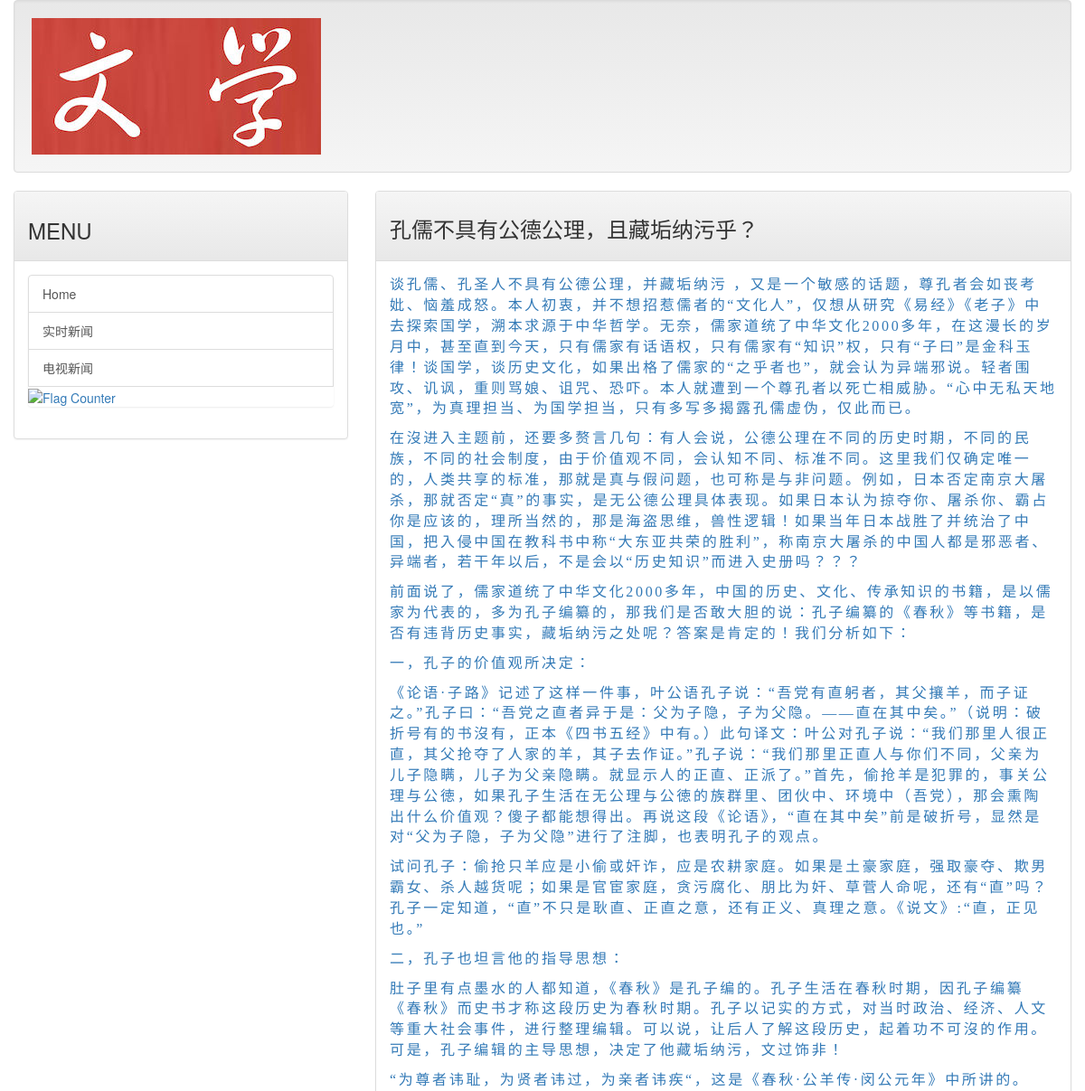
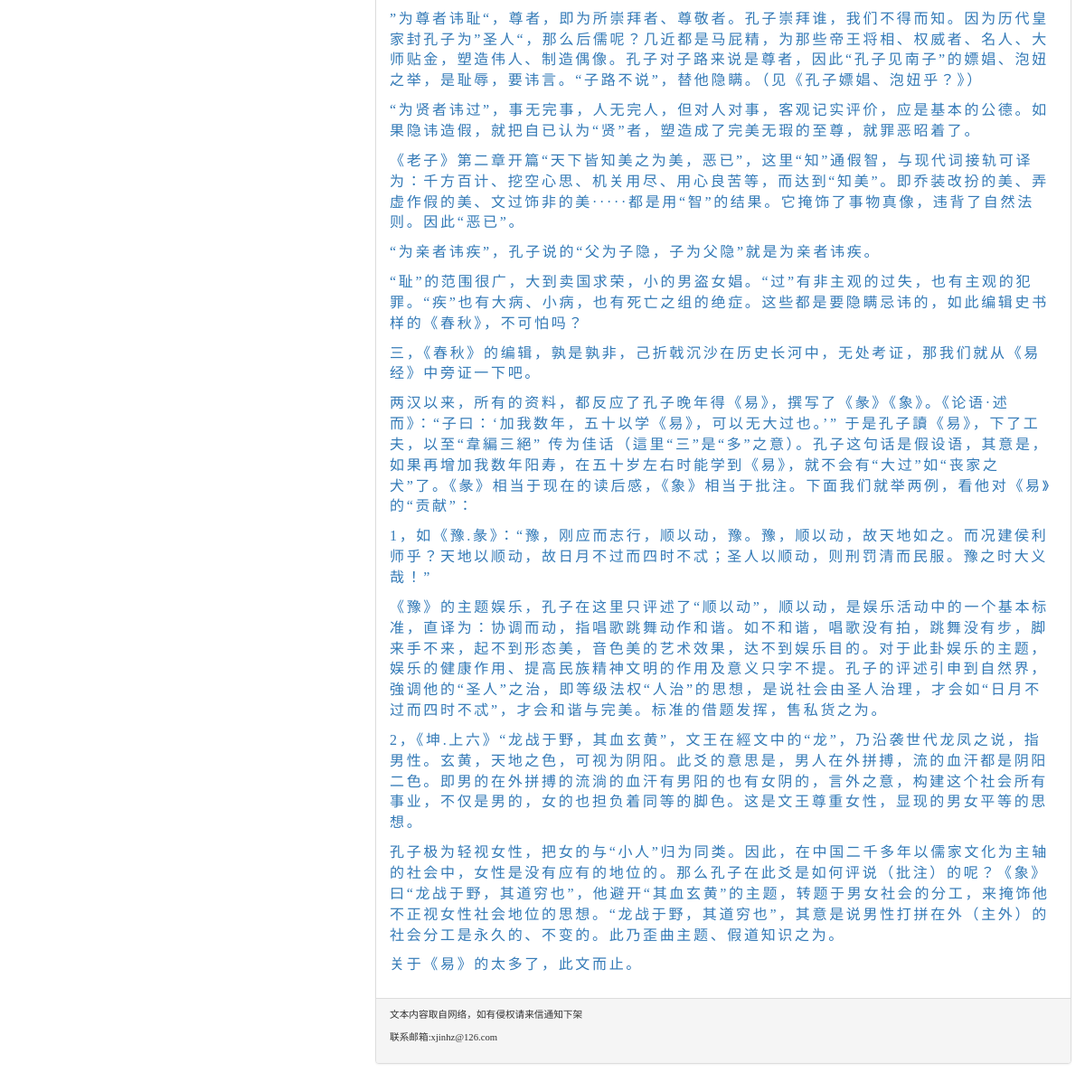
The page /post/philosophy on the database its author committed (2 pictures, top to bottom).
### mainsite/models.py (models this page shows, shortened)
class Post(models.Model):
    title = models.CharField(max_length=200)
    slug = models.CharField(max_length=200)
    body = models.TextField()
    pub_date = models.DateField(default=timezone.now())
    class Meta:
        ordering = ('-pub_date',)

### mainsite/views.py (the view)
# urls.py: url(r'^post/(\w+)$', showpost),
def showpost(request, slug):
    template = get_template('post.html')
    try:
        post = Post.objects.get(slug=slug)
        if post != None:
            html = template.render(locals())
            return HttpResponse(html)
    except:
        return redirect('/')

### templates/post.html (shortened to what this page needs)
{% extends 'base.html' %}
{% load markdown_deux_tags %}
{% block headmessage %}
    <h3 style="font-family: 微软雅黑;">{{ post.title }}</h3>
{% endblock %}
{% block content %}
    <a style="font-family: 微软雅黑;font-size: 12pt;letter-spacing: 2pt;">
        {{ post.body | markdown }}</a>
{% endblock %}

### rows shown on the page
Post: title "孔儒不具有公德公理，且藏垢纳污乎？", body "谈孔儒、孔圣人不具有公德公理，并藏垢纳污 ，又是一个敏感的话题，尊孔者会如丧考妣、恼羞成怒。本人初衷，并不想招惹儒者的“文化人”，仅想从研究《易经》《老子》中去探索国学，溯本求源于中华哲学。无奈，儒家道统了中华文化2000多年，在这漫长的岁月中，甚至直到今天，只有儒家有话语权，只有儒家有“知识”权，只有“子曰”是金科玉律！谈国学，谈历史文化，如果出格了儒家的“之乎者也”，就会认为异端邪说。轻者围攻、讥讽，重则骂娘、诅咒、恐吓。本人就遭到一个尊孔者以死亡相威胁。“心中无私天地宽”，为真理担当、为国学担当，只有多写多揭露孔儒虚伪，仅此而已。 在沒进入主题前，还要多赘言几句：有人会说，公德公理在不同的历史时期，不同的民族，不同的社会制度，由于价值观不同，会认知不同、标准不同。这里我们仅确定唯一的，人类共享的标准，那就是真与假问题，也可称是与非问题。例如，日本否定南京大屠杀，那就否定“真”的事实，是无公德公理具体表现。如果日本认为掠夺你、屠杀你、霸占你是应该的，理所当然的，那是海盗思维，兽性逻辑！如果当年日本战胜了并统治了中国，把入侵中国在教科书中称“大东亚共荣的胜利”，称南京大屠杀的中国人都是邪恶者、异端者，若干年以后，不是会以“历史知识”而进入史册吗？？？ 前面说了，儒家道统了中华文化2000多年，中国的历史、文化、传承知识的书籍，是以儒家为代表的，多为孔子编纂的，那我们是否敢大胆的说：孔子编纂的《春秋》等书籍，是否有违背历史事实，藏垢纳污之处呢？答案是肯定的！我们分析如下： 一，孔子的价值观所决定：…"
